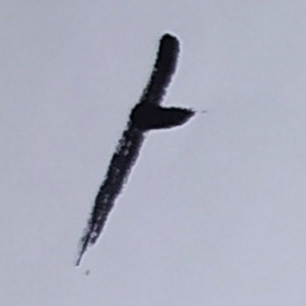
#> input picture dataset/a/A (1).jpg, 306 x 306 px; its folder holds only this picture in this run
$ jupyter execute --allow-errors tugasakhir.ipynb
#> lines starting #> are read from the running program, lines starting #| are printed output that depends on the picture; after the words box and inside, x2 and y2 are one past the last pixel; in counts of white or black regions, pixels touching at a corner belong together
[cell 1]
import os
import pandas as pd
import numpy as np

from skimage.io import imread, imsave
from skimage.filters import threshold_otsu
from skimage.transform import rescale

from sklearn.naive_bayes import GaussianNB, BernoulliNB, MultinomialNB
from sklearn.model_selection import train_test_split
from sklearn.preprocessing import MinMaxScaler
from sklearn.metrics import accuracy_score, plot_confusion_matrix, classification_report

import matplotlib.pyplot as plt

[cell 2]
images = ['dataset/s/S (1).jpg', 'dataset/jj/JJ (2).jpg']

#> (the rest of this cell did not finish here and is left out)

[cell 3]
def extract_feature(path, dim=28):
    image = imread(path, as_gray=True)

    thresh = threshold_otsu(image)
    binary = image <= thresh

    rows = np.where(np.any(binary==True, axis=1))
    cols = np.where(np.any(binary==True, axis=0))
    cropped = binary[min(rows[0]):max(rows[0]+1), min(cols[0]):max(cols[0])+1]

    if cropped.shape[0] > cropped.shape[1]:
        rescaled = rescale(cropped, dim/cropped.shape[0])
        kurang = dim-rescaled.shape[1]
        zeros_l = np.zeros((dim,int(np.ceil(kurang/2))))
        zeros_r = np.zeros((dim,int(np.floor(kurang/2))))
        new_img = np.hstack((rescaled, zeros_r))
        new_img = np.hstack((zeros_l, new_img))
    else:
        rescaled = rescale(cropped, dim/cropped.shape[1])
        kurang = dim-rescaled.shape[0]
        zeros_l = np.zeros((int(np.ceil(kurang/2)),dim))
        zeros_r = np.zeros((int(np.floor(kurang/2)),dim))
        new_img = np.vstack((rescaled, zeros_r))
        new_img = np.vstack((zeros_l, new_img))
    return new_img.astype(np.uint8)

[cell 4]
X = []
#> X = []
y = []

dataset_path = 'dataset'
dim = 28

list_dir = os.listdir(dataset_path)
list_dir.sort()
for directory in list_dir:
    char_name = directory
    dir_path = os.path.join(dataset_path, directory)
    list_img_filename = os.listdir(dir_path)
    list_img_filename.sort()
    #print(char_name)
    for i, img_filename in enumerate(list_img_filename):
        img_path = os.path.join(dir_path, img_filename)
        new_img = extract_feature(img_path, dim=dim)
#> in extract_feature, `thresh = threshold_otsu(image)`: thresh = 0.425
#> in extract_feature, `binary = image <= thresh`:
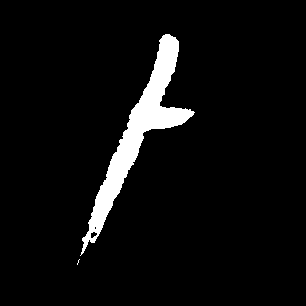
#> binary: shape (306, 306) bool; 5.3% white; 2 white regions (1 under 20 px), largest, box (x1, y1, x2, y2) and area: (80, 34, 195, 256) 4928
#> in extract_feature, `cropped = binary[min(rows[0]):max(rows[0]+1), min(cols[0]):max(cols[0]..`:
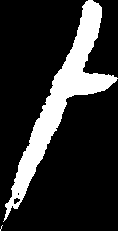
#> cropped: shape (231, 118) bool; 18.1% white; 2 white regions (1 under 20 px), largest, box (x1, y1, x2, y2) and area: (3, 0, 118, 222) 4928
#> in extract_feature, `new_img = np.hstack((rescaled, zeros_r))`:
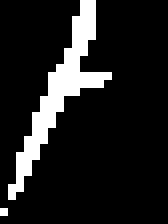
#> new_img: shape (28, 21) float64 (shown 8 times larger); values 0 (black) and 1 (white), 12.4% white in thin lines or dots, all inside (x1, y1, x2, y2) = (0, 0, 14, 27)
#> in extract_feature, `new_img = np.hstack((zeros_l, new_img))`:
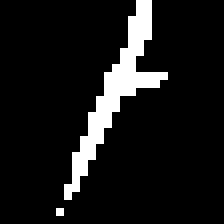
#> new_img: shape (28, 28) float64 (shown 8 times larger); values 0 (black) and 1 (white), 9.3% white in thin lines or dots, all inside (x1, y1, x2, y2) = (7, 0, 21, 27)
        # [7 lines of commented-out code are left out]

        X.append(new_img.reshape(dim*dim))
        y.append(char_name)
#> pass 2 of the loop `for directory in list_dir:`:
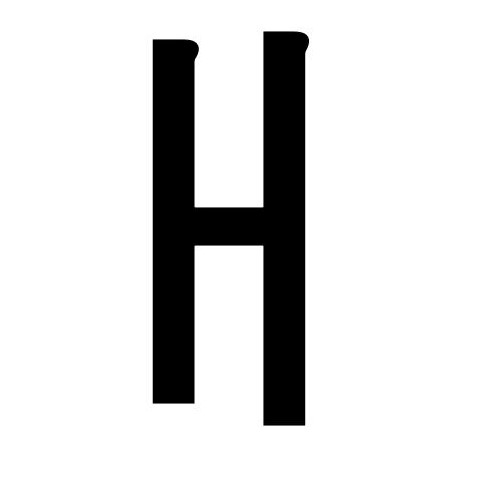
#> input picture dataset/ae/AE (5).jpg, 479 x 478 px
#> in extract_feature, image is the input picture: shape (478, 479) float64; min 0, max 1, mean 0.85
#> thresh = 0.498
#> in extract_feature (call 2), `binary = image <= thresh`:
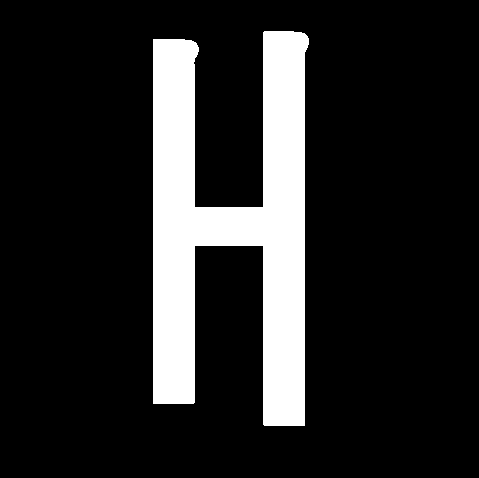
#> binary: shape (478, 479) bool; 15.1% white; 1 white region, box (x1, y1, x2, y2) and area: (153, 31, 309, 426) 34636
#> cropped: shape (395, 156) bool; 56.2% white; 4 black regions, box (x1, y1, x2, y2) and area: (0, 215, 111, 395) 13166, (0, 0, 111, 176) 12276, (152, 14, 156, 395) 1509, (141, 0, 156, 7) 33
#> in extract_feature (call 2), `new_img = np.hstack((zeros_l, new_img))`:
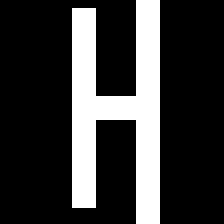
#> new_img: shape (28, 28) float64 (shown 8 times larger); values 0 (black) and 1 (white), 22.2% white; 1 white region, box (x1, y1, x2, y2) and area: (9, 0, 20, 28) 174
